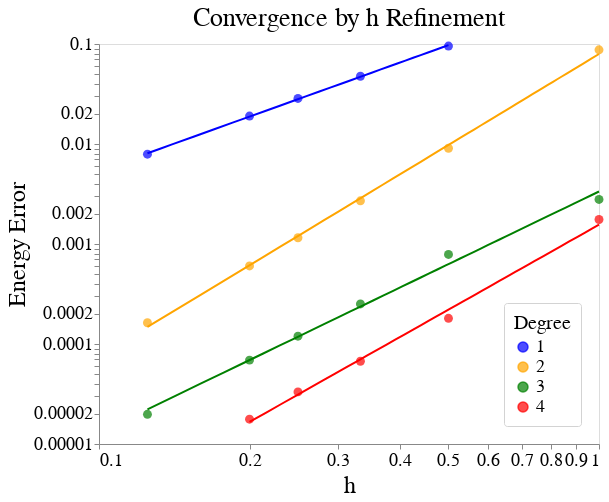

The code cell stored with this chart in its notebook:
### Code cell
base = alt.Chart(data).mark_circle(size=80).encode(
    alt.X('h', scale=alt.Scale(type='log')),
    alt.Y('Energy Error', scale=alt.Scale(type='log')),
    color=alt.Color('Degree label',
                    legend=alt.Legend(title="Degree"),
                    scale=alt.Scale(range=['blue', 'orange', 'green', 'red']),
                   )
).properties(
    title='Convergence by h Refinement',
    width=500,
    height=400,
)

regression = base.transform_regression(
        'h', 'Energy Error', groupby=['Degree label'], method='pow'
)

refColors = {
    '1' : 'blue',
    '2' : 'orange',
    '3' : 'green',
    '4' : 'red'
}
print(refColors['1'])
ref = [ alt.Chart(dataRef).mark_line().encode(
    alt.X('h', scale=alt.Scale(type='log')),
    alt.Y(refType, scale=alt.Scale(type='log')),
) for refType in ['1', '2', '3', '4']
]

combo = alt.layer(base, regression.mark_line(), *ref)
combo = alt.layer(*ref)
combo = alt.layer(base, regression.mark_line())

combo.configure(
    font='DejaVuSans',
).configure_title(
    fontSize=26,
    fontWeight='normal'
).configure_axis(
    grid=False,
    labelFontSize=18,
    titleFontSize=24,
    titleFontWeight='normal'
).configure_legend(
    orient='bottom-right',
    labelFontSize=18,
    titleFontSize=20,
    titleFontWeight='normal',
    padding=10,
    cornerRadius=3,
    strokeColor='lightgrey',
)

### Figure 1 — Vega-Lite specification as saved in the notebook (floating-point values rounded to 4 significant figures)
{"config": {"view": {"continuousWidth": 400, "continuousHeight": 300}, "axis": {"grid": false, "labelFontSize": 18, "titleFontSize": 24, "titleFontWeight": "normal"}, "font": "DejaVuSans", "legend": {"cornerRadius": 3, "labelFontSize": 18, "orient": "bottom-right", "padding": 10, "strokeColor": "lightgrey", "titleFontSize": 20, "titleFontWeight": "normal"}, "title": {"fontSize": 26, "fontWeight": "normal"}}, "layer": [{"mark": {"type": "circle", "size": 80}, "encoding": {"color": {"type": "nominal", "field": "Degree label", "legend": {"title": "Degree"}, "scale": {"range": ["blue", "orange", "green", "red"]}}, "x": {"type": "quantitative", "field": "h", "scale": {"type": "log"}}, "y": {"type": "quantitative", "field": "Energy Error", "scale": {"type": "log"}}}, "height": 400, "title": "Convergence by h Refinement", "width": 500}, {"mark": "line", "encoding": {"color": {"type": "nominal", "field": "Degree label", "legend": {"title": "Degree"}, "scale": {"range": ["blue", "orange", "green", "red"]}}, "x": {"type": "quantitative", "field": "h", "scale": {"type": "log"}}, "y": {"type": "quantitative", "field": "Energy Error", "scale": {"type": "log"}}}, "height": 400, "title": "Convergence by h Refinement", "transform": [{"on": "h", "regression": "Energy Error", "groupby": ["Degree label"], "method": "pow"}], "width": 500}], "data": {"name": "data-9e61cc1dae33d4eea5f26b100dac46bc"}, "$schema": "https://vega.github.io/schema/vega-lite/v4.8.1.json", "datasets": {"data-9e61cc1dae33d4eea5f26b100dac46bc": [{"Degree label": "3", "Degree": 3, "Number of Elements": "2048", "h label": "0.125", "h": 0.125, "Total Nodes": 59375, "Energy": 0.542, "Time": 717.8, "SNES Iterations": 120, "Energy Error": 1.98e-05}, {"Degree label": "2", "Degree": 2, "Number of Elements": "2048", "h label": "0.125", "h": 0.125, "Total Nodes": 18207, "Energy": 0.5422, "Time": 219.7, "SNES Iterations": 120, "Energy Error": 0.000163}, {"Degree label": "1", "Degree": 1, "Number of Elements": "2048", "h label": "0.125", "h": 0.125, "Total Nodes": 2511, "Energy": 0.5499, "Time": 140.0, "SNES Iterations": 120, "Energy Error": 0.007914}, {"Degree label": "4", "Degree": 4, "Number of Elements": "500", "h label": "0.2", "h": 0.2, "Total Nodes": 34839, "Energy": 0.542, "Time": 765.5, "SNES Iterations": 80, "Energy Error": 1.77e-05}, {"Degree label": "3", "Degree": 3, "Number of Elements": "500", "h label": "0.2", "h": 0.2, "Total Nodes": 15104, "Energy": 0.5421, "Time": 508.0, "SNES Iterations": 80, "Energy Error": 6.9e-05}, {"Degree label": "2", "Degree": 2, "Number of Elements": "500", "h label": "0.2", "h": 0.2, "Total Nodes": 4719, "Energy": 0.5426, "Time": 69.26, "SNES Iterations": 80, "Energy Error": 0.0006036}, {"Degree label": "1", "Degree": 1, "Number of Elements": "500", "h label": "0.2", "h": 0.2, "Total Nodes": 684, "Energy": 0.5611, "Time": 64.82, "SNES Iterations": 80, "Energy Error": 0.01903}, {"Degree label": "4", "Degree": 4, "Number of Elements": "256", "h label": "0.25", "h": 0.25, "Total Nodes": 18207, "Energy": 0.5421, "Time": 93.32, "SNES Iterations": 80, "Energy Error": 3.32e-05}, {"Degree label": "3", "Degree": 3, "Number of Elements": "256", "h label": "0.25", "h": 0.25, "Total Nodes": 7943, "Energy": 0.5421, "Time": 46.23, "SNES Iterations": 80, "Energy Error": 0.0001198}, {"Degree label": "2", "Degree": 2, "Number of Elements": "256", "h label": "0.25", "h": 0.25, "Total Nodes": 2511, "Energy": 0.5432, "Time": 10.68, "SNES Iterations": 80, "Energy Error": 0.001154}, {"Degree label": "1", "Degree": 1, "Number of Elements": "256", "h label": "0.25", "h": 0.25, "Total Nodes": 375, "Energy": 0.5706, "Time": 13.43, "SNES Iterations": 80, "Energy Error": 0.02857}, {"Degree label": "4", "Degree": 4, "Number of Elements": "108", "h label": "0.3", "h": 0.3333, "Total Nodes": 7943, "Energy": 0.5421, "Time": 171.8, "SNES Iterations": 50, "Energy Error": 6.72e-05}, {"Degree label": "3", "Degree": 3, "Number of Elements": "108", "h label": "0.3", "h": 0.3333, "Total Nodes": 3500, "Energy": 0.5423, "Time": 21.25, "SNES Iterations": 50, "Energy Error": 0.0002515}, {"Degree label": "2", "Degree": 2, "Number of Elements": "108", "h label": "0.3", "h": 0.3333, "Total Nodes": 1127, "Energy": 0.5447, "Time": 7.861, "SNES Iterations": 50, "Energy Error": 0.002702}, {"Degree label": "1", "Degree": 1, "Number of Elements": "108", "h label": "0.3", "h": 0.3333, "Total Nodes": 176, "Energy": 0.5896, "Time": 15.29, "SNES Iterations": 60, "Energy Error": 0.04762}, {"Degree label": "4", "Degree": 4, "Number of Elements": "32", "h label": "0.5", "h": 0.5, "Total Nodes": 2511, "Energy": 0.5422, "Time": 5.185, "SNES Iterations": 50, "Energy Error": 0.0001806}, {"Degree label": "3", "Degree": 3, "Number of Elements": "32", "h label": "0.5", "h": 0.5, "Total Nodes": 1127, "Energy": 0.5428, "Time": 2.576, "SNES Iterations": 50, "Energy Error": 0.0007869}, {"Degree label": "2", "Degree": 2, "Number of Elements": "32", "h label": "0.5", "h": 0.5, "Total Nodes": 375, "Energy": 0.5511, "Time": 0.8884, "SNES Iterations": 50, "Energy Error": 0.009061}, {"Degree label": "1", "Degree": 1, "Number of Elements": "32", "h label": "0.5", "h": 0.5, "Total Nodes": 63, "Energy": 0.6374, "Time": 2.33, "SNES Iterations": 61, "Energy Error": 0.09532}, {"Degree label": "4", "Degree": 4, "Number of Elements": "4", "h label": "1", "h": 1.0, "Total Nodes": 375, "Energy": 0.5438, "Time": 2.031, "SNES Iterations": 50, "Energy Error": 0.001758}, {"Degree label": "3", "Degree": 3, "Number of Elements": "4", "h label": "1", "h": 1.0, "Total Nodes": 176, "Energy": 0.5448, "Time": 1.077, "SNES Iterations": 50, "Energy Error": 0.00279}, {"Degree label": "2", "Degree": 2, "Number of Elements": "4", "h label": "1", "h": 1.0, "Total Nodes": 63, "Energy": 0.6295, "Time": 0.4413, "SNES Iterations": 58, "Energy Error": 0.08745}]}}
